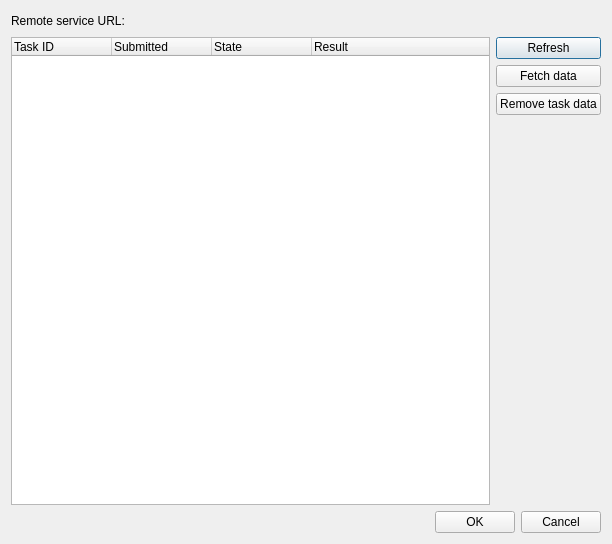
<?xml version="1.0" encoding="UTF-8"?>
<ui version="4.0">
 <class>RemoteTasksDialog</class>
 <widget class="QDialog" name="RemoteTasksDialog">
  <property name="geometry">
   <rect>
    <x>0</x>
    <y>0</y>
    <width>612</width>
    <height>544</height>
   </rect>
  </property>
  <property name="windowTitle">
   <string>User Remote Tasks</string>
  </property>
  <layout class="QGridLayout" name="gridLayout">
   <item row="0" column="0">
    <layout class="QHBoxLayout" name="horizontalLayout_2">
     <item>
      <widget class="QLabel" name="label_2">
       <property name="text">
        <string>Remote service URL:</string>
       </property>
      </widget>
     </item>
     <item>
      <widget class="QLabel" name="urlLabel">
       <property name="text">
        <string>&lt;unknown&gt;</string>
       </property>
      </widget>
     </item>
     <item>
      <spacer name="horizontalSpacer_2">
       <property name="orientation">
        <enum>Qt::Horizontal</enum>
       </property>
       <property name="sizeHint" stdset="0">
        <size>
         <width>40</width>
         <height>20</height>
        </size>
       </property>
      </spacer>
     </item>
    </layout>
   </item>
   <item row="1" column="0">
    <widget class="QTreeWidget" name="tasksTreeWidget">
     <column>
      <property name="text">
       <string>Task ID</string>
      </property>
     </column>
     <column>
      <property name="text">
       <string>Submitted</string>
      </property>
     </column>
     <column>
      <property name="text">
       <string>State</string>
      </property>
     </column>
     <column>
      <property name="text">
       <string>Result</string>
      </property>
     </column>
    </widget>
   </item>
   <item row="1" column="1">
    <layout class="QVBoxLayout" name="verticalLayout">
     <item>
      <widget class="QPushButton" name="refreshPushButton">
       <property name="text">
        <string>Refresh</string>
       </property>
      </widget>
     </item>
     <item>
      <widget class="QPushButton" name="fetchPushButton">
       <property name="text">
        <string>Fetch data</string>
       </property>
      </widget>
     </item>
     <item>
      <widget class="QPushButton" name="removePushButton">
       <property name="enabled">
        <bool>true</bool>
       </property>
       <property name="text">
        <string>Remove task data</string>
       </property>
      </widget>
     </item>
     <item>
      <spacer name="verticalSpacer">
       <property name="orientation">
        <enum>Qt::Vertical</enum>
       </property>
       <property name="sizeHint" stdset="0">
        <size>
         <width>20</width>
         <height>40</height>
        </size>
       </property>
      </spacer>
     </item>
    </layout>
   </item>
   <item row="2" column="0" colspan="2">
    <layout class="QHBoxLayout" name="horizontalLayout">
     <item>
      <spacer name="horizontalSpacer">
       <property name="orientation">
        <enum>Qt::Horizontal</enum>
       </property>
       <property name="sizeHint" stdset="0">
        <size>
         <width>40</width>
         <height>20</height>
        </size>
       </property>
      </spacer>
     </item>
     <item>
      <widget class="QPushButton" name="okPushButton">
       <property name="text">
        <string>OK</string>
       </property>
      </widget>
     </item>
     <item>
      <widget class="QPushButton" name="cancelPushButton">
       <property name="text">
        <string>Cancel</string>
       </property>
      </widget>
     </item>
    </layout>
   </item>
  </layout>
 </widget>
 <resources/>
 <connections>
  <connection>
   <sender>okPushButton</sender>
   <signal>clicked()</signal>
   <receiver>RemoteTasksDialog</receiver>
   <slot>accept()</slot>
   <hints>
    <hint type="sourcelabel">
     <x>367</x>
     <y>510</y>
    </hint>
    <hint type="destinationlabel">
     <x>249</x>
     <y>266</y>
    </hint>
   </hints>
  </connection>
  <connection>
   <sender>cancelPushButton</sender>
   <signal>clicked()</signal>
   <receiver>RemoteTasksDialog</receiver>
   <slot>accept()</slot>
   <hints>
    <hint type="sourcelabel">
     <x>450</x>
     <y>510</y>
    </hint>
    <hint type="destinationlabel">
     <x>249</x>
     <y>266</y>
    </hint>
   </hints>
  </connection>
 </connections>
</ui>
